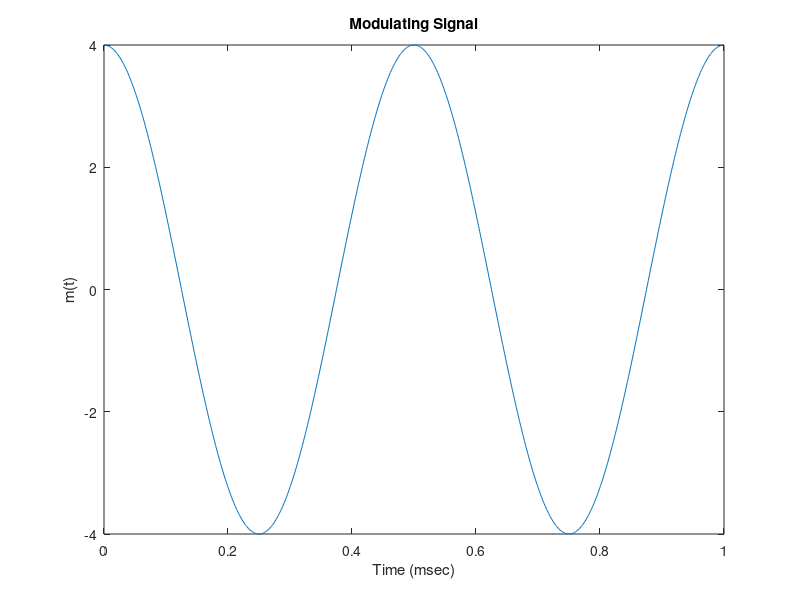
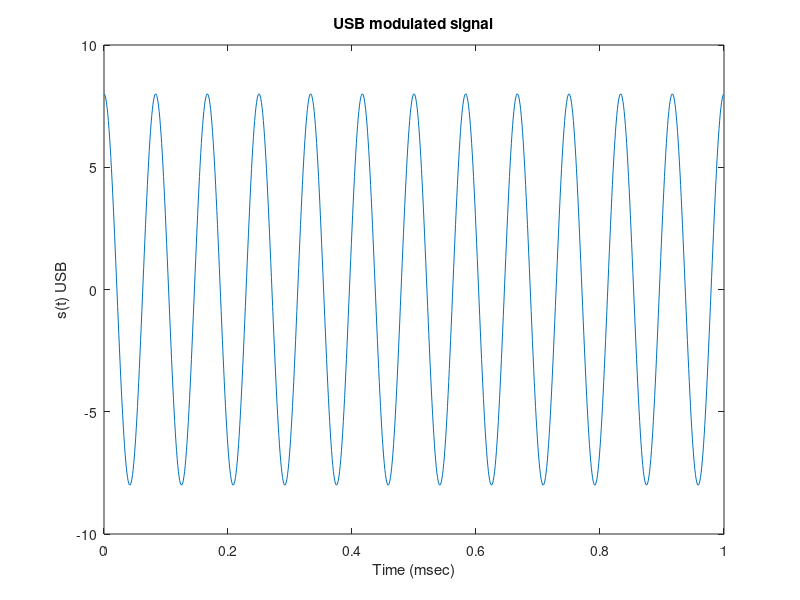
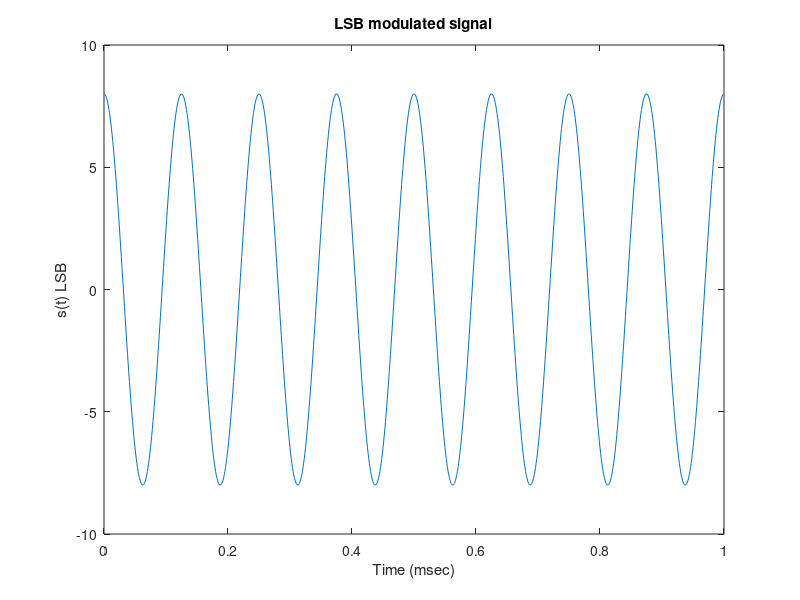
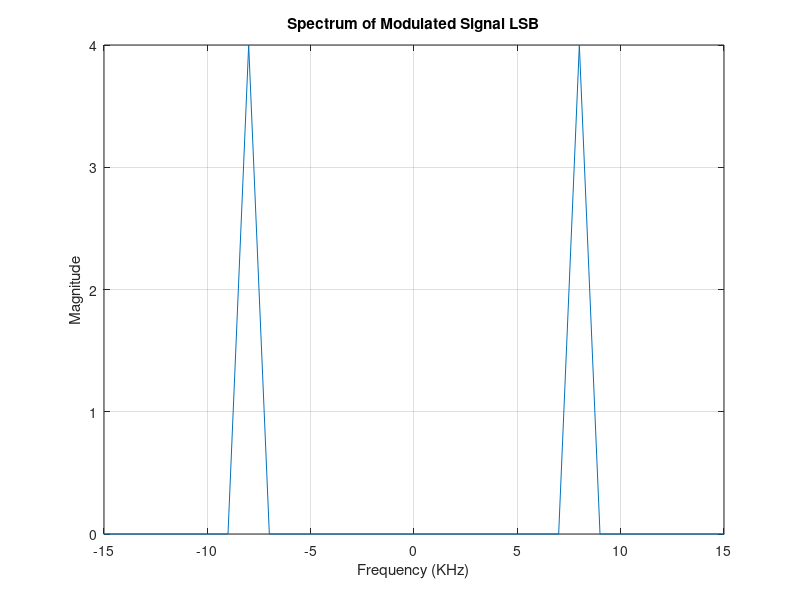

The MATLAB source for these figures, in order:
clc
clear
close all
%parameter definition




Fs=1000;
dt=1/Fs;
t=0:dt:(1-dt);
fm=2;
Wm=2*pi*fm;
Am=4;
%modulating signal
m_t= Am .* cos(Wm *t);


figure();
plot(t,m_t);
xlabel('Time (msec)');
ylabel('m(t)');
title('Modulating Signal');
%%%%%%%%%%%%%%%%%%%%%%%%%%%%%%%%%%%%%%%%%%%%%%%%%%%%%%%%%%

Ac=2;
fc=10;
Wc=2*pi*fc;
%Unmodulating signal
c_t=Ac .* cos(Wc*t);
%generating the modulated signal
m_t_hat= Am .* sin(Wm*t);%quadrature of the Modulating signal
c_t_hat=Ac .*sin(Wc *t);%quadrature of the Unmodulating signal
%generating the USB and plot it
s_t_USB=m_t .*c_t - m_t_hat.* c_t_hat;
%generating the LSB 
s_t_LSB=m_t .*c_t + m_t_hat.* c_t_hat;

%plot of USB
figure();
plot(t,s_t_USB);
xlabel('Time (msec)');
ylabel('s(t) USB');
title('USB modulated signal');
%plot of LSB
figure();
plot(t,s_t_LSB);
xlabel('Time (msec)');
ylabel('s(t) LSB');
title('LSB modulated signal');

%%%%%%%%%%%%%%%%%%%%%%%%%%%%%%%%%%%%%%%%%%%%%%%%%%%%%%%%%%%%%%%
%draw the spectrum of both USB and LSB

f = -Fs/2:1:Fs/2 -1;  % Frequency vector

spectrum_LSB = fftshift(abs(fft(s_t_LSB/Fs))); % Shift zero frequency component to center
spectrum_USB = fftshift(abs(fft(s_t_USB/Fs))); % Shift zero frequency component to center

figure();
plot(f, spectrum_LSB);
xlim([-15 15]);
xlabel('Frequency (KHz)');
ylabel('Magnitude');
title('Spectrum of Modulated Signal LSB');
grid on;



figure();
plot(f, spectrum_USB);
xlim([-15 15]);
xlabel('Frequency (KHz)');
ylabel('Magnitude');
title('Spectrum of Modulated Signal USB');
grid on;

%%%%%%%%%%%%%%%%%%%%%%%%%%%%%%%%%%%%%%%%%%%%%%%%%%%%%%%%%%%%%%%%
%demodulator (coherent demodulator)

Demod_signal = s_t_LSB.*cos(Wc*t);
[b,a] = butter(4,0.01,'low');
Filtered_Demod_signal= filter(b,a,Demod_signal);
Spectrum_Filtered_Demod_signal = fftshift(fft(Filtered_Demod_signal));

figure();
plot(f,abs(Spectrum_Filtered_Demod_signal)/Fs);
title('Freq. Spectrum of Demodulated Signal')
xlabel('Frequency (Hz)')
ylabel('Magnitude')
grid on
figure();
plot(t,Filtered_Demod_signal)
xlabel('Time(s)')
ylabel('Amplitude')
title('Demodulated Signal')
grid on

%%%%%%%%%%%%%%%%%%%%%%%%%%%%%%%%%%%%%%%%%%%%%%%%%%%%%%%%%%%%%%%%%%%%%%%%%%%%%%%
% Introducing a phase offset between carrier and local oscillator
phase_offset = pi / 4;  % Example phase offset of pi/4 radians
demodulated_signal_phase_offset = s_t_LSB .* cos(Wc * t + phase_offset);

% Demodulated signal after low-pass filtering with phase offset
demodulated_signal_filtered_phase_offset = filter(b, a, demodulated_signal_phase_offset);

% Plotting the demodulated signal with phase offset
figure();
plot(t, demodulated_signal_filtered_phase_offset);
title('Demodulated Signal with Phase Offset');
xlabel('Time (s)');
ylabel('Amplitude (V)');
grid on;